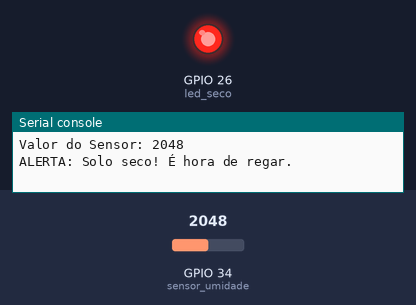
Bench run of a program on a simulated ESP32 board running MicroPython. On the bench: output pins drawn as LEDs (lit = HIGH), the last lines printed to the serial console. Wiring (from the project's diagram.json): red LED on GPIO 26, DHT22 sensor on GPIO 34. Inputs (shaded band) come from the test bench; at power-on: GPIO 34 (sensor_umidade) = 2048 (analog values on the 0–4095 scale).

Above: at 1.2 s.
1.3 s: GPIO 34 (sensor_umidade) set to 1927
At 3.4 s:
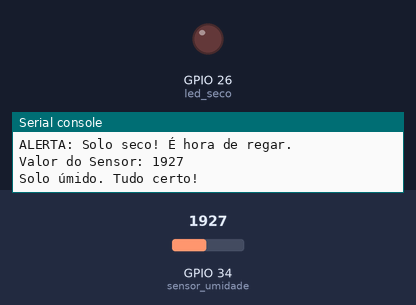
4.0 s: GPIO 34 (sensor_umidade) set to 2040
At 4.9 s:
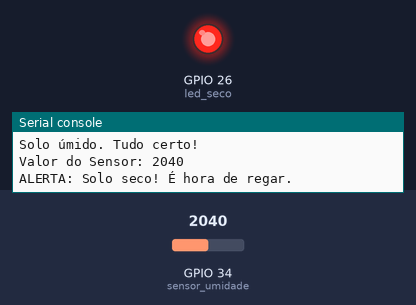
6.7 s: GPIO 34 (sensor_umidade) set to 1960
At 9.2 s:
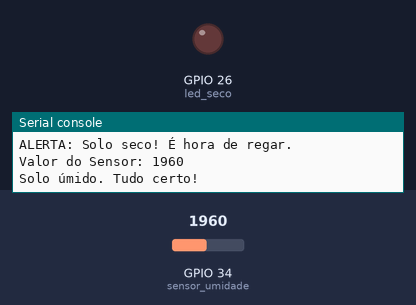
Timing chart, 0 to 10.7 s (numbered marks = the images above; inputs shaded):
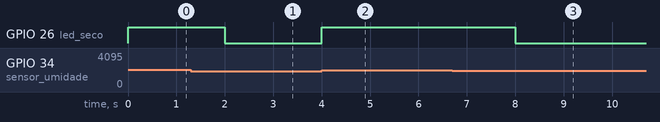

Measured:
- the behaviour switches between 2001 and 2000 on GPIO 34 (sensor_umidade) (found by bisection; images 0 and 1)
- after the input at 1.3 s, GPIO 26 (led_seco): HIGH → LOW after 0.70 s
- after the input at 4.0 s, GPIO 26 (led_seco): LOW → HIGH at once
- after the input at 6.7 s, GPIO 26 (led_seco): HIGH → LOW after 1.3 s

The program:

main.py
```python
from machine import Pin, ADC
import time

# --- Configuração dos Pinos ---
# Pino do sensor de umidade do solo
# O ESP32 possui alguns ADC específicos, como o GPIO 34.
# Verifique o diagrama de pinos do seu ESP32.
PINO_SENSOR_UMIDADE = 34

# Pino do LED indicador de solo seco
PINO_LED_SECO = 26

# Crie os objetos Pin e ADC com a configuração correta
# ADC é a classe para leitura analógica
sensor_umidade = ADC(Pin(PINO_SENSOR_UMIDADE))
# O LED é uma saída digital
led_seco = Pin(PINO_LED_SECO, Pin.OUT)

# Configure a resolução do ADC.
# A resolução padrão é 10 bits (0-1023), mas vamos usar 12 bits para maior precisão (0-4095).
sensor_umidade.width(ADC.WIDTH_12BIT)
# Configure a atenuação. A atenuação de 11dB (ADC.ATTN_11DB) permite ler a faixa de 0 a 3.3V
sensor_umidade.atten(ADC.ATTN_11DB)

# --- Loop Principal de Ação ---
while True:
    # Ação: Ler o valor do sensor
    valor_umidade = sensor_umidade.read()

    # Exibe a leitura no console
    print("Valor do Sensor:", valor_umidade)

    # Habilidade: Tomada de Decisão baseada em dados
    # Valores do sensor:
    # Solo seco: 4095 (ou próximo disso)
    # Solo úmido: 0 (ou próximo disso)
    # Ajuste este valor limite (por exemplo, 2000) com base nos seus testes.
    LIMIAR_SECO = 2000

    if valor_umidade > LIMIAR_SECO:
        # Se o solo estiver seco, acende o LED
        print("ALERTA: Solo seco! É hora de regar.")
        led_seco.value(1) # Acende o LED
    else:
        # Se o solo estiver úmido, apaga o LED
        print("Solo úmido. Tudo certo!")
        led_seco.value(0) # Apaga o LED

    time.sleep(2) # Aguarda 2 segundos antes da próxima leitura
```
